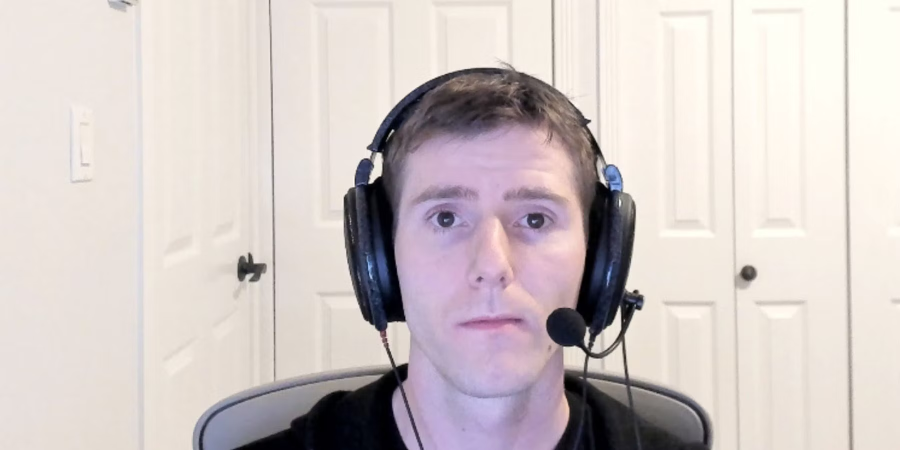
#> input picture Theodor/assets/img.png, 1800 x 900 px (shown at 1/2 size)
$ python image_processor.py
#> lines starting #> are read from the running program, lines starting #| are printed output that depends on the picture
from PIL import Image


def process_image(input_path, output_dir, output_filename, size):
#> called with input_path = 'img.png', output_dir = 'processed', output_filename = 'processed_image', size = 1000
    try:
        # Open the input image
        input_image = Image.open(input_path)
#> input_image is the input picture: PIL image 1800x900 RGB; mean R, G, B 209.3, 199.6, 198.2

        # Ensure the image is square and centered on the middle
        width, height = input_image.size
#> width = 1800; height = 900
        if width != height:
            min_side = min(width, height)
#> min_side = 900
            left = (width - min_side) / 2
#> left = 450
            top = (height - min_side) / 2
#> top = 0
            right = (width + min_side) / 2
#> right = 1350
            bottom = (height + min_side) / 2
#> bottom = 900
            input_image = input_image.crop((int(left), int(top), int(right), int(bottom)))
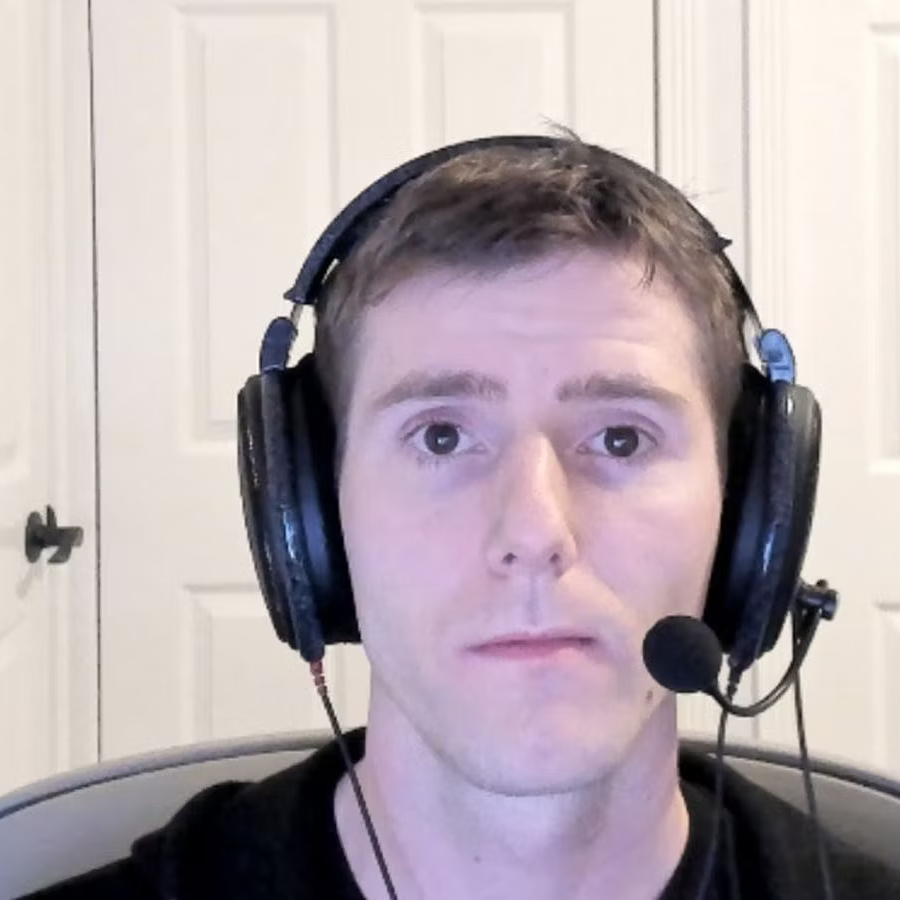
#> input_image: PIL image 900x900 RGB; mean R, G, B 180.8, 168.9, 173.5

        # Resize the image to 600x600 pixels
        input_image = input_image.resize((size, size))
#> input_image: PIL image 1000x1000 RGB

        # Create the output path
        output_path = f"{output_dir}/{output_filename}.png"

        # Save the processed image
        input_image.save(output_path)
        print(f"Image saved to {output_path}")

    except Exception as e:
        print(f"Error: {str(e)}")


input_image_path = "img.png"  # Replace with your input image path
output_directory = "processed"
output_filename = "processed_image"
output_size = 1000

process_image(input_image_path, output_directory, output_filename, output_size)
